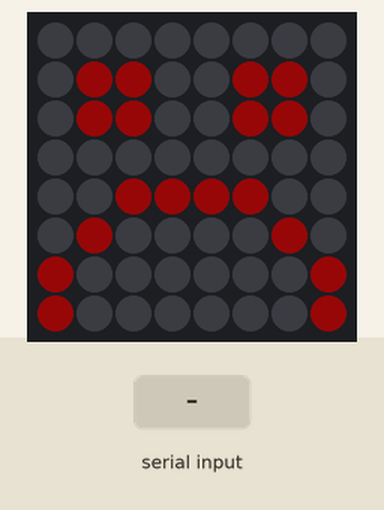
A sketch run on a simulated Arduino Uno, built with avr-gcc and run on an emulated ATmega328P. On the bench: 8×8 RGB LED matrix (first LED top left, wired row by row). The test bench sets the inputs (shaded band). Dim RGB values are drawn brighter than linear; what the sketch prints to the serial monitor is not drawn.

Above: at 5.8 s.
5.9 s: "storm" received over Serial
At 8.0 s:
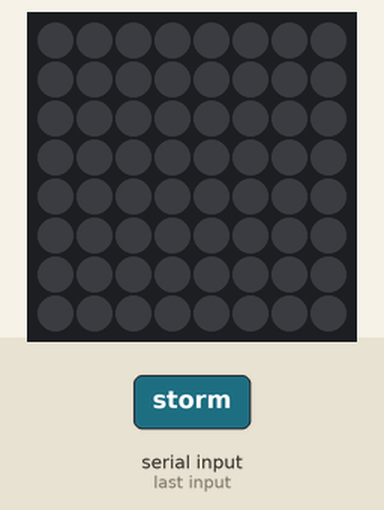
8.6 s: "sun" received over Serial
At 10.3 s:
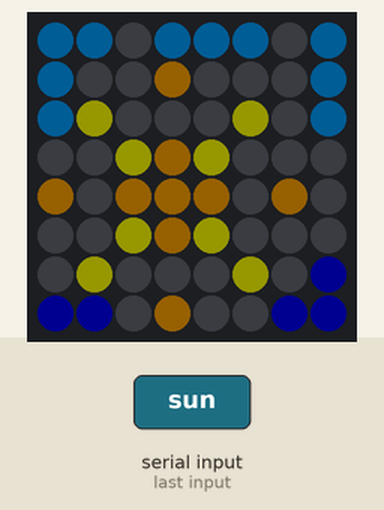
11.1 s: "rain" received over Serial
At 13.2 s:
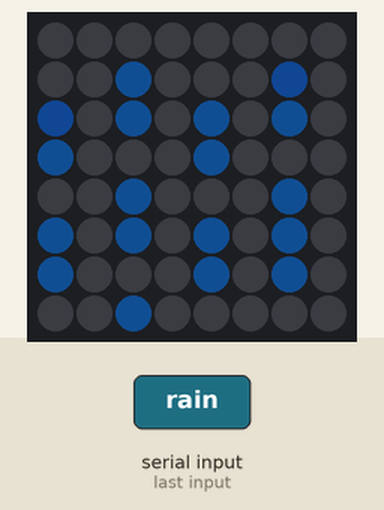
14.1 s: "thunder" received over Serial
At 15.8 s:
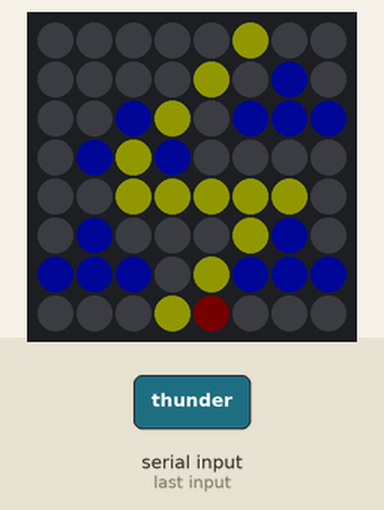
16.6 s: "breeze" received over Serial
At 18.5 s:
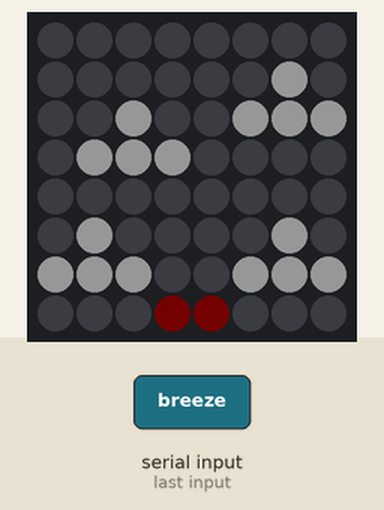
Timing chart, 0 to 20.0 s (numbered marks = the images above; inputs shaded):
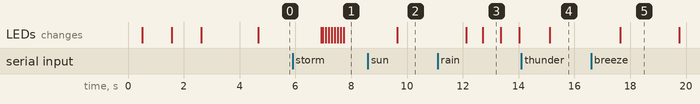

Measured:
- after the input at 5.9 s, the LEDs: first change after 1.0 s (image 1 shows a later state)
- after the input at 8.6 s, the LEDs: change after 1.1 s (image 2)
- after the input at 11.1 s, the LEDs: first change after 1.0 s (image 3 shows a later state)
- after the input at 14.1 s, the LEDs: change after 1.0 s (image 4)
- after the input at 16.6 s, the LEDs: change after 1.0 s (image 5)
- what the display in image 3 shows lasts 0.7 s, from 12.7 s to 13.4 s

The sketch:

station.ino.ino
```cpp
#include <FastLED.h>
#include <LEDMatrix.h>
#include <LEDSprites.h>

#define LED_PIN        2
#define COLOR_ORDER    GRB
#define CHIPSET        WS2812B
#define MATRIX_TYPE    HORIZONTAL_ZIGZAG_MATRIX
#define SHAPE_WIDTH    8
#define SHAPE_HEIGHT   8
cLEDMatrix<8, 8, MATRIX_TYPE> leds;

String incomingByte = "";


/*sun*/

const uint8_t Spritesun2Data[] = {
  B8_3BIT(11011101),
  B8_3BIT(10020001),
  B8_3BIT(13000301),
  B8_3BIT(00323000),
  B8_3BIT(20222020),
  B8_3BIT(00323000),
  B8_3BIT(03000304),
  B8_3BIT(44020044)
};
const struct CRGB Spritesun2Cols[7] = { CRGB(0, 152, 239), CRGB(255, 156, 0), CRGB(255, 246, 8), CRGB(8, 8, 189), CRGB(0, 0, 0), CRGB(0, 0, 0), CRGB(0, 0, 0) };
cSprite Sun(8, 8, Spritesun2Data, 1, _3BIT, Spritesun2Cols);


/*cloud*/

const uint8_t SpritecloudData[] = {
  B8_3BIT(00000001),
  B8_3BIT(00220011),
  B8_3BIT(02222011),
  B8_3BIT(02222000),
  B8_3BIT(00000030),
  B8_3BIT(03033030),
  B8_3BIT(03033030),
  B8_3BIT(44444444) };
const struct CRGB SpritecloudCols[7] = { CRGB(107,104,104), CRGB(255,255,255), CRGB(246,8,41), CRGB(9,255,32), CRGB(0,0,0), CRGB(0,0,0), CRGB(0,0,0) };
cSprite Cloud(8, 8, SpritecloudData, 1, _3BIT, SpritecloudCols);


/*rain*/
const uint8_t SpriterainData[] = {
  B8_3BIT(00100020),
  B8_3BIT(30404040),
  B8_3BIT(45004000),
  B8_3BIT(00400040),
  B8_3BIT(40404040),
  B8_3BIT(65004540),
  B8_3BIT(00400000),
  B8_3BIT(40404740)
};
const struct CRGB SpriterainCols[7] = { CRGB(25, 113, 220), CRGB(25, 111, 217), CRGB(25, 111, 216), CRGB(25, 112, 219), CRGB(0, 1, 1), CRGB(25, 112, 220), CRGB(0, 2, 3) };
cSprite Rain(8, 8, SpriterainData, 1, _3BIT, SpriterainCols);


/*snow*/
const uint8_t SpritesnowData[] = {
  B8_1BIT(00000000),
  B8_1BIT(01010101),
  B8_1BIT(00000000),
  B8_1BIT(10101010),
  B8_1BIT(00000000),
  B8_1BIT(01010101),
  B8_1BIT(00000000),
  B8_1BIT(10100101)
};
const struct CRGB SpritesnowCols[1] = { CRGB(239, 237, 230) };
cSprite Snow(8, 8, SpritesnowData, 1, _1BIT, SpritesnowCols);

const uint8_t SpritesnowrainData[] = {
  B8_2BIT(00000000),
  B8_2BIT(01020102),
  B8_2BIT(00000000),
  B8_2BIT(20102010),
  B8_2BIT(00000000),
  B8_2BIT(02010102),
  B8_2BIT(00000000),
  B8_2BIT(10100201)
};
const struct CRGB SpritesnowrainCols[3] = { CRGB(239, 237, 230), CRGB(0, 152, 239), CRGB(0, 0, 0) };
cSprite SnowRain(8, 8, SpritesnowrainData, 1, _2BIT, SpritesnowrainCols);


const uint8_t SpritesadfaceData[] = {
  B8_1BIT(00000000),
  B8_1BIT(01100110),
  B8_1BIT(01100110),
  B8_1BIT(00000000),
  B8_1BIT(00111100),
  B8_1BIT(01000010),
  B8_1BIT(10000001),
  B8_1BIT(10000001)
};
const struct CRGB SpritesadfaceCols[1] = { CRGB(255, 22, 22) };
cSprite SadFace(8, 8, SpritesadfaceData, 1, _1BIT, SpritesadfaceCols);

/* Mist */
const uint8_t SpritemistData[] = {
  B8_2BIT(00011000),
  B8_2BIT(00111100),
  B8_2BIT(01111110),
  B8_2BIT(01111110),
  B8_2BIT(00000000),
  B8_2BIT(22222222),
  B8_2BIT(00000000),
  B8_2BIT(22222222) };
const struct CRGB SpritemistCols[3] = { CRGB(255,255,255), CRGB(66,61,61), CRGB(0,0,0) };
cSprite Mist(8, 8, SpritemistData, 1, _2BIT, SpritemistCols);


/*thunder*/
const uint8_t SpritethunderData[] = {
  B8_2BIT(00000100),
  B8_2BIT(00001020),
  B8_2BIT(00210222),
  B8_2BIT(02120000),
  B8_2BIT(00111110),
  B8_2BIT(02000120),
  B8_2BIT(22201222),
  B8_2BIT(00013000) };
const struct CRGB SpritethunderCols[3] = { CRGB(234,255,0), CRGB(0,12,255), CRGB(18,1,1) };
cSprite Thunder(8, 8, SpritethunderData, 1, _2BIT, SpritethunderCols);


/*breeze*/

const uint8_t SpritebreezeData[] = {
  B8_2BIT(00000000),
  B8_2BIT(00000010),
  B8_2BIT(00100111),
  B8_2BIT(01110000),
  B8_2BIT(00000000),
  B8_2BIT(01000010),
  B8_2BIT(11100111),
  B8_2BIT(00022000) };
const struct CRGB SpritebreezeCols[3] = { CRGB(255,255,255), CRGB(18,1,1), CRGB(0,0,0) };
cSprite Breeze(8, 8, SpritebreezeData, 1, _2BIT, SpritebreezeCols);


/*extreme*/
const uint8_t SpriteextremeData[] = {
  B8_2BIT(01012122),
  B8_2BIT(01112122),
  B8_2BIT(01012222),
  B8_2BIT(02222111),
  B8_2BIT(01122100),
  B8_2BIT(01012111),
  B8_2BIT(01012100),
  B8_2BIT(01122111)
};
const struct CRGB SpriteextremeCols[3] = { CRGB(255, 0, 0), CRGB(18, 1, 1), CRGB(0, 0, 0) };
cSprite Extreme(8, 8, SpriteextremeData, 1, _2BIT, SpriteextremeCols);


/* Clear */
const uint8_t SpriteclearData[] = {
  B8_3BIT(11111111),
  B8_3BIT(11111111),
  B8_3BIT(11111111),
  B8_3BIT(11111111),
  B8_3BIT(11121111),
  B8_3BIT(12131221),
  B8_3BIT(12131221),
  B8_3BIT(44444444)
};
const struct CRGB SpriteclearCols[7] = { CRGB(3, 50, 255), CRGB(244, 13, 30), CRGB(255, 3, 3), CRGB(67, 236, 34), CRGB(0, 0, 0), CRGB(0, 0, 0), CRGB(0, 0, 0) };
cSprite Clear(8, 8, SpriteclearData, 1, _3BIT, SpriteclearCols);


const uint8_t SpritevData[] = {
  B8_2BIT(10000001),
  B8_2BIT(12000021),
  B8_2BIT(01000010),
  B8_2BIT(01200210),
  B8_2BIT(00100100),
  B8_2BIT(00122100),
  B8_2BIT(00011000),
  B8_2BIT(00011000)
};
const struct CRGB SpritevCols[3] = { CRGB(243, 23, 44), CRGB(66, 6, 11), CRGB(0, 0, 0) };
cSprite IntroV(8, 8, SpritevData, 1, _2BIT, SpritevCols);

const uint8_t SpriteiData[] = {
  B8_1BIT(00011000),
  B8_1BIT(00011000),
  B8_1BIT(00000000),
  B8_1BIT(00011000),
  B8_1BIT(00011000),
  B8_1BIT(00011000),
  B8_1BIT(00011000),
  B8_1BIT(00011000)
};
const struct CRGB SpriteiCols[1] = { CRGB(243, 13, 13) };
cSprite IntroI(8, 8, SpriteiData, 1, _1BIT, SpriteiCols);


const uint8_t SpritesmileData[] = {
  B8_2BIT(01111110),
  B8_2BIT(10000001),
  B8_2BIT(10200201),
  B8_2BIT(10000001),
  B8_2BIT(10200201),
  B8_2BIT(10222201),
  B8_2BIT(10000001),
  B8_2BIT(01111110)
};
const struct CRGB SpritesmileCols[3] = { CRGB(255, 120, 0), CRGB(255, 0, 222), CRGB(0, 0, 0) };
cSprite IntroSmiley(8, 8, SpritesmileData, 1, _2BIT, SpritesmileCols);


cLEDSprites Sprites(&leds);

void clearUpdate() {
  FastLED.clear();
  Sprites.UpdateSprites();
  Sprites.RenderSprites();
  FastLED.show();
  delay(50);
}


String current = "";

void setup()
{
  FastLED.addLeds<CHIPSET, LED_PIN, COLOR_ORDER>(leds[0], leds.Size());
  FastLED.setBrightness(22);
  FastLED.clear(true);
  delay(500);
  Sprites.RemoveAllSprites();
  Sprites.AddSprite(&IntroV);
  clearUpdate();
  delay(1000);

  Sprites.RemoveAllSprites();
  Sprites.AddSprite(&IntroI);
  clearUpdate();
  delay(1000);


  Sprites.RemoveAllSprites();
  Sprites.AddSprite(&IntroSmiley);
  clearUpdate();
  delay(2000);

  FastLED.show();


  Serial.begin(9600);
  Serial.print("\r\nStart");

}


void loop()
{
  if (Serial.available() > 0) {
    // If there is, read the incoming byte.
    incomingByte = Serial.readString();

    //   Serial.print("\r\n" + incomingByte );
    if (incomingByte == "sun") {
      Sprites.RemoveAllSprites();
      Sprites.AddSprite(&Sun);
      current = "sun";

      clearUpdate();

    } else if (incomingByte == "rain") {
      Sprites.RemoveAllSprites();


      Rain.SetPositionFrameMotionOptions(0/*X*/, 0/*Y*/, 0/*Frame*/, 0/*FrameRate*/, 0/*XChange*/, 0/*XRate*/, -1/*YChange*/, 12/*YRate*/, SPRITE_DETECT_EDGE | SPRITE_X_KEEPIN | SPRITE_Y_KEEPIN);


      Sprites.AddSprite(&Rain);
      current = "rain";

      clearUpdate();
    }

    else if (incomingByte == "snow") {
      Sprites.RemoveAllSprites();

      Snow.SetPositionFrameMotionOptions(0/*X*/, 0/*Y*/, 0/*Frame*/, 0/*FrameRate*/, +1/*XChange*/, 3/*XRate*/, -1/*YChange*/, 2/*YRate*/, SPRITE_DETECT_EDGE | SPRITE_X_KEEPIN | SPRITE_Y_KEEPIN);

      Sprites.AddSprite(&Snow);
      current = "snow";

      clearUpdate();
    }

    else if (incomingByte == "extreme") {
      Sprites.RemoveAllSprites();

      Sprites.AddSprite(&Extreme);
      current = "extreme";

      clearUpdate();
    }

    else if (incomingByte == "thunder") {
      Sprites.RemoveAllSprites();


      Sprites.AddSprite(&Thunder);
      current = "thunder";

      clearUpdate();
    }

   else if (incomingByte == "breeze") {
      Sprites.RemoveAllSprites();


      Breeze.SetPositionFrameMotionOptions(0/*X*/, 0/*Y*/, 0/*Frame*/, 0/*FrameRate*/, +1/*XChange*/, 40/*XRate*/, 0/*YChange*/, 0/*YRate*/, SPRITE_DETECT_EDGE | SPRITE_X_KEEPIN | SPRITE_Y_KEEPIN);

      Sprites.AddSprite(&Breeze);
      current = "breeze";


      clearUpdate();
    }

    else if (incomingByte == "gale") {
      Sprites.RemoveAllSprites();


      Breeze.SetPositionFrameMotionOptions(0/*X*/, 0/*Y*/, 0/*Frame*/, 0/*FrameRate*/, +1/*XChange*/, 20/*XRate*/, 0/*YChange*/, 0/*YRate*/, SPRITE_DETECT_EDGE | SPRITE_X_KEEPIN | SPRITE_Y_KEEPIN);

      Sprites.AddSprite(&Breeze);
      current = "gale";


      clearUpdate();
    }

    else if (incomingByte == "storm") {
      Sprites.RemoveAllSprites();


      Breeze.SetPositionFrameMotionOptions(0/*X*/, 0/*Y*/, 0/*Frame*/, 0/*FrameRate*/, +1/*XChange*/, 2/*XRate*/, 0/*YChange*/, 0/*YRate*/, SPRITE_DETECT_EDGE | SPRITE_X_KEEPIN | SPRITE_Y_KEEPIN);

      Sprites.AddSprite(&Breeze);
      current = "storm";


      clearUpdate();
    }


    else if (incomingByte == "cloud") {
      Sprites.RemoveAllSprites();
      Sprites.AddSprite(&Cloud);
      current = "cloud";

      clearUpdate();
    }

  }

  else if (incomingByte == "mist") {
    Sprites.RemoveAllSprites();


    Sprites.AddSprite(&Mist);
    current = "mist";

    clearUpdate();
  }

  else if (incomingByte == "clear") {
    Sprites.RemoveAllSprites();


    Sprites.AddSprite(&Clear);
    current = "clear";

    clearUpdate();
  }
  else if (current == "sun") {
    Sprites.RemoveAllSprites();
    Sprites.AddSprite(&Sun);

    clearUpdate();

  } else if (current == "snow") {
    Sprites.RemoveAllSprites();
    Sprites.AddSprite(&Snow);

    clearUpdate();

  } else if (current == "rain") {
    Sprites.RemoveAllSprites();
    Sprites.AddSprite(&Rain);

    clearUpdate();

  }

  else if (current == "extreme") {
    Sprites.RemoveAllSprites();
    Sprites.AddSprite(&Extreme);

    clearUpdate();

  }

  else if (current == "thunder") {
    Sprites.RemoveAllSprites();
    Sprites.AddSprite(&Thunder);

    clearUpdate();

  } else if (current == "cloud") {
    Sprites.RemoveAllSprites();
    Sprites.AddSprite(&Cloud);

    clearUpdate();

  } else if (current == "") {
    Sprites.RemoveAllSprites();
    Sprites.AddSprite(&SadFace);
    current = "";

    clearUpdate();

  }
  else if (current == "mist") {
    Sprites.RemoveAllSprites();
    Sprites.AddSprite(&Mist);

    clearUpdate();

  } else if (current == "clear") {
    Sprites.RemoveAllSprites();
    Sprites.AddSprite(&Clear);

    clearUpdate();

  }


 else if (current == "storm" || current == "gale" || current == "breeze" ) {
    Sprites.RemoveAllSprites();
    Sprites.AddSprite(&Breeze);

    clearUpdate();

  }


}
```
